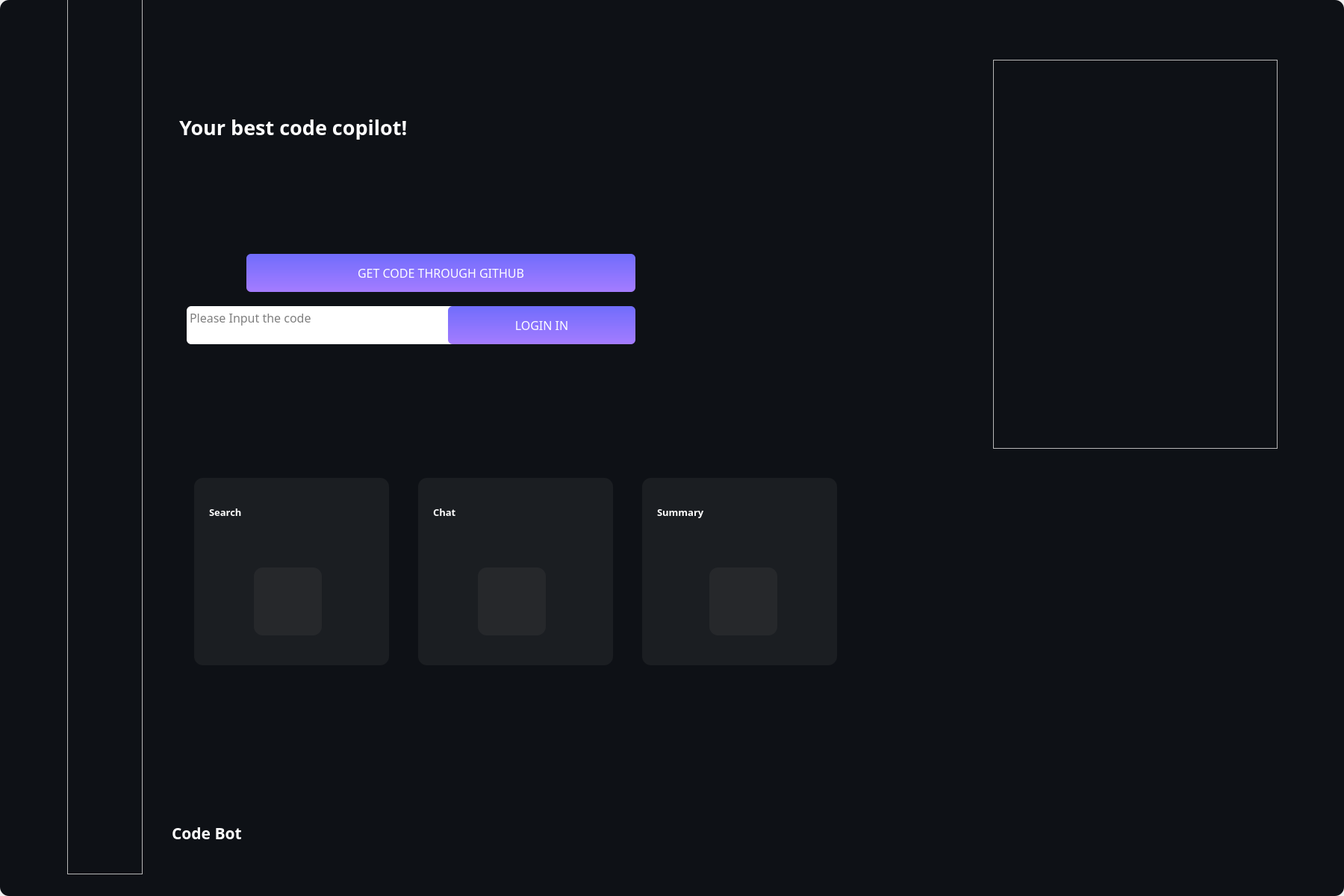
<?xml version="1.0" encoding="UTF-8"?>
<ui version="4.0">
 <class>Form</class>
 <widget class="QWidget" name="Form">
  <property name="geometry">
   <rect>
    <x>0</x>
    <y>0</y>
    <width>1800</width>
    <height>1200</height>
   </rect>
  </property>
  <property name="windowTitle">
   <string>Form</string>
  </property>
  <property name="styleSheet">
   <string notr="true"/>
  </property>
  <widget class="QFrame" name="frame">
   <property name="geometry">
    <rect>
     <x>90</x>
     <y>-70</y>
     <width>101</width>
     <height>1241</height>
    </rect>
   </property>
   <property name="styleSheet">
    <string notr="true">image:url(:/resources/ver_line.png);</string>
   </property>
   <property name="frameShape">
    <enum>QFrame::StyledPanel</enum>
   </property>
   <property name="frameShadow">
    <enum>QFrame::Raised</enum>
   </property>
  </widget>
  <widget class="QLabel" name="label">
   <property name="geometry">
    <rect>
     <x>230</x>
     <y>1080</y>
     <width>671</width>
     <height>71</height>
    </rect>
   </property>
   <property name="font">
    <font>
     <family>Bahnschrift SemiBold</family>
     <pointsize>16</pointsize>
     <weight>75</weight>
     <bold>true</bold>
    </font>
   </property>
   <property name="styleSheet">
    <string notr="true">color:white</string>
   </property>
   <property name="text">
    <string>Code Bot</string>
   </property>
  </widget>
  <widget class="QFrame" name="frame_2">
   <property name="geometry">
    <rect>
     <x>1330</x>
     <y>80</y>
     <width>381</width>
     <height>521</height>
    </rect>
   </property>
   <property name="styleSheet">
    <string notr="true">background-image:url(:/resources/background-image.png);
 background-repeat: no-repeat;  /* 防止图片重复 */
                background-position: center;   /* 图片居中显示 */
                background-size: cover;        /* 使图片覆盖整个 QFrame */</string>
   </property>
   <property name="frameShape">
    <enum>QFrame::StyledPanel</enum>
   </property>
   <property name="frameShadow">
    <enum>QFrame::Raised</enum>
   </property>
  </widget>
  <widget class="QFrame" name="frame_3">
   <property name="geometry">
    <rect>
     <x>260</x>
     <y>640</y>
     <width>261</width>
     <height>251</height>
    </rect>
   </property>
   <property name="styleSheet">
    <string notr="true">background-color:rgba(80,80,80,50);
border:none;
border-radius:12px;
</string>
   </property>
   <property name="frameShape">
    <enum>QFrame::StyledPanel</enum>
   </property>
   <property name="frameShadow">
    <enum>QFrame::Raised</enum>
   </property>
   <widget class="QLabel" name="label_2">
    <property name="geometry">
     <rect>
      <x>20</x>
      <y>10</y>
      <width>221</width>
      <height>71</height>
     </rect>
    </property>
    <property name="font">
     <font>
      <family>Bahnschrift SemiBold</family>
      <pointsize>10</pointsize>
      <weight>75</weight>
      <bold>true</bold>
     </font>
    </property>
    <property name="styleSheet">
     <string notr="true">color:white;
background-color:rgba(0,0,0,0);</string>
    </property>
    <property name="text">
     <string>Search</string>
    </property>
   </widget>
   <widget class="QLabel" name="label_6">
    <property name="geometry">
     <rect>
      <x>80</x>
      <y>120</y>
      <width>91</width>
      <height>91</height>
     </rect>
    </property>
    <property name="styleSheet">
     <string notr="true">background-color:ragb(0,0,0,0);
background-image:url(:/resources/search.png);
 background-repeat: no-repeat;  /* 防止图片重复 */
                background-position: center;   /* 图片居中显示 */
                background-size: cover;        /* 使图片覆盖整个 QFrame */</string>
    </property>
    <property name="text">
     <string/>
    </property>
   </widget>
  </widget>
  <widget class="QFrame" name="frame_4">
   <property name="geometry">
    <rect>
     <x>560</x>
     <y>640</y>
     <width>261</width>
     <height>251</height>
    </rect>
   </property>
   <property name="styleSheet">
    <string notr="true">background-color:rgba(80,80,80,50);
border:none;
border-radius:12px;
</string>
   </property>
   <property name="frameShape">
    <enum>QFrame::StyledPanel</enum>
   </property>
   <property name="frameShadow">
    <enum>QFrame::Raised</enum>
   </property>
   <widget class="QLabel" name="label_3">
    <property name="geometry">
     <rect>
      <x>20</x>
      <y>10</y>
      <width>231</width>
      <height>71</height>
     </rect>
    </property>
    <property name="font">
     <font>
      <family>Bahnschrift SemiBold</family>
      <pointsize>10</pointsize>
      <weight>75</weight>
      <bold>true</bold>
     </font>
    </property>
    <property name="styleSheet">
     <string notr="true">color:white;
background-color:rgba(0,0,0,0);</string>
    </property>
    <property name="text">
     <string>Chat</string>
    </property>
   </widget>
   <widget class="QLabel" name="label_7">
    <property name="geometry">
     <rect>
      <x>80</x>
      <y>120</y>
      <width>91</width>
      <height>91</height>
     </rect>
    </property>
    <property name="styleSheet">
     <string notr="true">background-color:ragb(0,0,0,0);
background-image:url(:/resources/recommendation.png);
 background-repeat: no-repeat;  /* 防止图片重复 */
                background-position: center;   /* 图片居中显示 */
                background-size: cover;        /* 使图片覆盖整个 QFrame */</string>
    </property>
    <property name="text">
     <string/>
    </property>
   </widget>
  </widget>
  <widget class="QFrame" name="frame_5">
   <property name="geometry">
    <rect>
     <x>860</x>
     <y>640</y>
     <width>261</width>
     <height>251</height>
    </rect>
   </property>
   <property name="styleSheet">
    <string notr="true">background-color:rgba(80,80,80,50);
border:none;
border-radius:12px;
</string>
   </property>
   <property name="frameShape">
    <enum>QFrame::StyledPanel</enum>
   </property>
   <property name="frameShadow">
    <enum>QFrame::Raised</enum>
   </property>
   <widget class="QLabel" name="label_4">
    <property name="geometry">
     <rect>
      <x>20</x>
      <y>10</y>
      <width>231</width>
      <height>71</height>
     </rect>
    </property>
    <property name="font">
     <font>
      <family>Bahnschrift SemiBold</family>
      <pointsize>10</pointsize>
      <weight>75</weight>
      <bold>true</bold>
     </font>
    </property>
    <property name="styleSheet">
     <string notr="true">color:white;
background-color:rgba(0,0,0,0);</string>
    </property>
    <property name="text">
     <string>Summary</string>
    </property>
   </widget>
   <widget class="QLabel" name="label_8">
    <property name="geometry">
     <rect>
      <x>90</x>
      <y>120</y>
      <width>91</width>
      <height>91</height>
     </rect>
    </property>
    <property name="styleSheet">
     <string notr="true">background-color:ragb(0,0,0,0);
background-image:url(:/resources/summary.png);
 background-repeat: no-repeat;  /* 防止图片重复 */
                background-position: center;   /* 图片居中显示 */
                background-size: cover;        /* 使图片覆盖整个 QFrame */</string>
    </property>
    <property name="text">
     <string/>
    </property>
   </widget>
  </widget>
  <widget class="QLabel" name="label_5">
   <property name="geometry">
    <rect>
     <x>240</x>
     <y>90</y>
     <width>1041</width>
     <height>161</height>
    </rect>
   </property>
   <property name="font">
    <font>
     <family>Bahnschrift SemiBold</family>
     <pointsize>20</pointsize>
     <weight>75</weight>
     <bold>true</bold>
    </font>
   </property>
   <property name="styleSheet">
    <string notr="true">color:white</string>
   </property>
   <property name="text">
    <string>Your best code copilot!</string>
   </property>
  </widget>
  <widget class="QFrame" name="main_frame">
   <property name="geometry">
    <rect>
     <x>0</x>
     <y>0</y>
     <width>1800</width>
     <height>1200</height>
    </rect>
   </property>
   <property name="styleSheet">
    <string notr="true">background-color:#0e1116;
border:none;
border-radius:12px;</string>
   </property>
   <property name="frameShape">
    <enum>QFrame::StyledPanel</enum>
   </property>
   <property name="frameShadow">
    <enum>QFrame::Raised</enum>
   </property>
   <widget class="QPushButton" name="send_btn_2">
    <property name="geometry">
     <rect>
      <x>330</x>
      <y>340</y>
      <width>521</width>
      <height>51</height>
     </rect>
    </property>
    <property name="sizePolicy">
     <sizepolicy hsizetype="Fixed" vsizetype="Fixed">
      <horstretch>0</horstretch>
      <verstretch>0</verstretch>
     </sizepolicy>
    </property>
    <property name="minimumSize">
     <size>
      <width>40</width>
      <height>51</height>
     </size>
    </property>
    <property name="font">
     <font>
      <family>Californian FB</family>
      <pointsize>12</pointsize>
     </font>
    </property>
    <property name="styleSheet">
     <string notr="true">QPushButton{
	color: rgb(255, 255, 255);
	background-color: qlineargradient(x0:0, y0:1, x2:0, y2:1,stop:0 rgb(113, 109, 252), stop:1 rgb(164, 124, 255));
	
	border-radius:6px;
  	text-align: center center;
} </string>
    </property>
    <property name="text">
     <string>GET CODE THROUGH GITHUB</string>
    </property>
   </widget>
   <widget class="QPushButton" name="send_btn_3">
    <property name="geometry">
     <rect>
      <x>600</x>
      <y>410</y>
      <width>251</width>
      <height>51</height>
     </rect>
    </property>
    <property name="sizePolicy">
     <sizepolicy hsizetype="Fixed" vsizetype="Fixed">
      <horstretch>0</horstretch>
      <verstretch>0</verstretch>
     </sizepolicy>
    </property>
    <property name="minimumSize">
     <size>
      <width>40</width>
      <height>51</height>
     </size>
    </property>
    <property name="font">
     <font>
      <family>Californian FB</family>
      <pointsize>12</pointsize>
     </font>
    </property>
    <property name="styleSheet">
     <string notr="true">QPushButton{
	color: rgb(255, 255, 255);
	background-color: qlineargradient(x0:0, y0:1, x2:0, y2:1,stop:0 rgb(113, 109, 252), stop:1 rgb(164, 124, 255));
	
	border-radius:6px;
  	text-align: center center;
} </string>
    </property>
    <property name="text">
     <string>LOGIN IN</string>
    </property>
   </widget>
   <widget class="QTextEdit" name="textEdit">
    <property name="geometry">
     <rect>
      <x>250</x>
      <y>410</y>
      <width>361</width>
      <height>51</height>
     </rect>
    </property>
    <property name="font">
     <font>
      <family>Agency FB</family>
      <pointsize>12</pointsize>
     </font>
    </property>
    <property name="styleSheet">
     <string notr="true">color: rgb(0, 0, 0);
background-color:rgb(255, 255, 255);
border-radius:6px;
text-align: center center;
</string>
    </property>
    <property name="verticalScrollBarPolicy">
     <enum>Qt::ScrollBarAlwaysOff</enum>
    </property>
    <property name="horizontalScrollBarPolicy">
     <enum>Qt::ScrollBarAlwaysOff</enum>
    </property>
    <property name="placeholderText">
     <string>Please Input the code</string>
    </property>
   </widget>
   <zorder>textEdit</zorder>
   <zorder>send_btn_2</zorder>
   <zorder>send_btn_3</zorder>
  </widget>
  <zorder>main_frame</zorder>
  <zorder>frame</zorder>
  <zorder>label</zorder>
  <zorder>frame_2</zorder>
  <zorder>frame_3</zorder>
  <zorder>frame_4</zorder>
  <zorder>frame_5</zorder>
  <zorder>label_5</zorder>
 </widget>
 <resources>
  <include location="../res.qrc"/>
 </resources>
 <connections/>
</ui>
